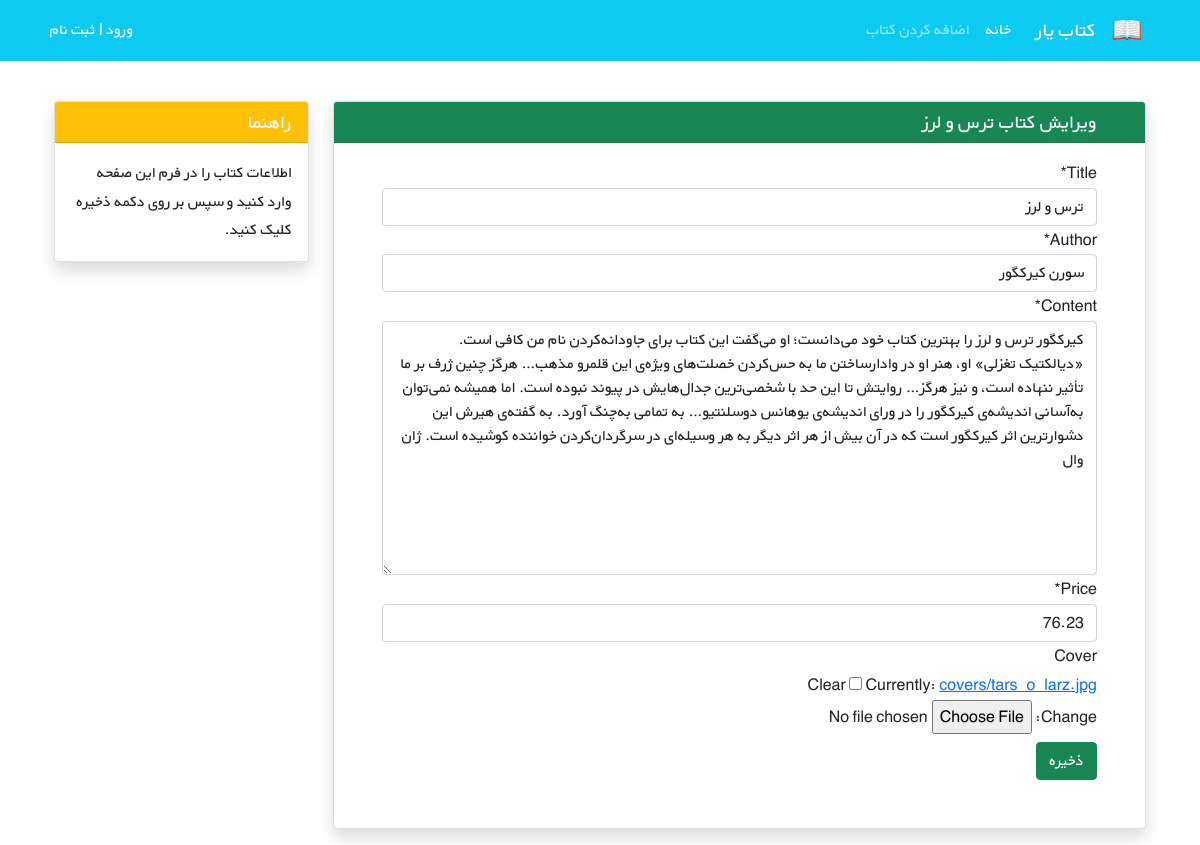
The page /books/9/edit on the database its author committed.
### books/models.py (models this page shows, shortened)
class Book(models.Model):
    title = models.CharField(max_length=200)
    author = models.CharField(max_length=200)
    content = models.TextField()
    price = models.DecimalField(max_digits=5, decimal_places=2)
    cover = models.ImageField(upload_to='covers/', blank=True)

### books/views.py (the view)
# urls.py: path('<int:pk>/edit', views.BookUpdateView.as_view(), name='book_update'),
class BookUpdateView(generic.UpdateView):
    model = Book
    fields = ['title', 'author', 'content', 'price', 'cover',]
    template_name = 'books/book_update.html'

### books/templates/books/book_update.html (shortened to what this page needs)
{% extends '_base.html' %}
{% load crispy_forms_tags %}
{% block content %}
   <div class="container mt-4" dir="rtl">
    <div class="row">
        <div class="col-9">
            <div class="card shadow my-3">
                <h5 class="card-header bg-success text-light px-5">ویرایش کتاب {{ book.title }}</h5>
                <div class="px-5 pt-3 pb-5">
                    <form method="POST" enctype="multipart/form-data">
                        {{ form|crispy }}
                        <button type="submit" class="btn btn-success mt-2">ذخیره</button>
                    </form>
                </div>
            </div>
        </div>
        <div class="col-3">
                <div class="card my-3 shadow">
                    <h5 class="card-header bg-warning text-light">راهنما</h5>
                    <div class="card-body">
                        <p class="card-text">
                            اطلاعات کتاب را در فرم این صفحه وارد کنید و سپس بر روی دکمه ذخیره کلیک کنید.
                        </p>
                    </div>
                </div>
        </div>
    </div>
</div>
{% endblock %}

### static/css/style.css (style rules this page uses)
* { font-family: 'BYekan', sans-serif; line-height: 1.8rem; }

### rows shown on the page
Book: title "ترس و لرز", author "سورن كيركگور", content "کیرکگور ترس و لرز را بهترین کتاب خود می‌دانست؛ او می‌گفت این کتاب برای جاودانه‌کردن نام من کافی است. «دیالکتیک تغزلی» او، هنر او در وادارساختن ما به حس‌کردن خصلت‌های ویژه‌ی این قلمرو مذهب… هرگز چنین ژرف بر ما تأثیر ننهاده است، و نیز هرگز… روایتش تا این حد با شخصی‌ترین جدال‌هایش در پیوند نبوده است. اما همیشه نمی‌توان به‌آسانی اندیشه‌ی کیرکگور را در ورای اندیشه‌ی یوهانس دوسلنتیو… به تمامی به‌چنگ آورد. به گفته‌ی هیرش این دشوارترین اثر کیرکگور است که در آن بیش از هر اثر دیگر به هر وسیله‌ای در سرگردان‌کردن خواننده کوشیده است. ژان وال", price "76.23"
